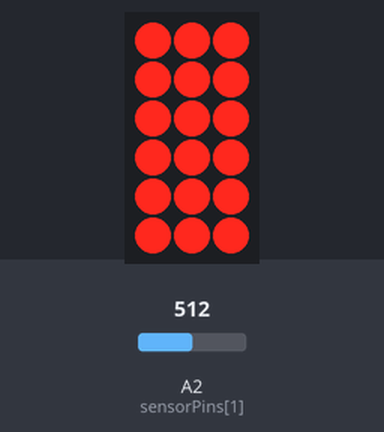
The sketch below on a simulated Arduino Uno, built with avr-gcc and run on an emulated ATmega328P. On the bench: 3×6 LED matrix. Wiring (inferred from the names in the program): LED matrix (orientation assumed): rows pin 8, pin 9, pin 10, pin 11, pin 12, pin 13; columns pin 7, pin 6, pin 5. The inputs (shaded band) are chosen by the test bench; at power-on: A2 (sensorPins[1]) = 512. Random numbers use the default seed unless the sketch sets one.

Above: at 3.4 s.
4.9 s: A2 (sensorPins[1]) set to 716
11.6 s: A2 (sensorPins[1]) set to 747
At 17.74 s:
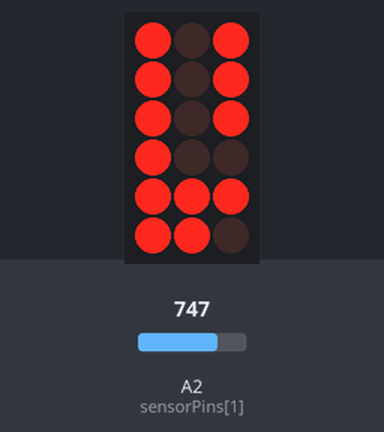
18.3 s: A2 (sensorPins[1]) set to 900
At 24.7 s:
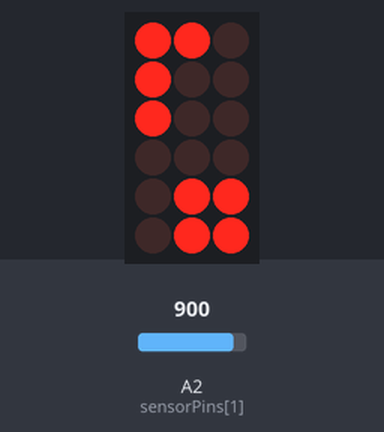
25.0 s: A2 (sensorPins[1]) set to 0
At 30.0 s:
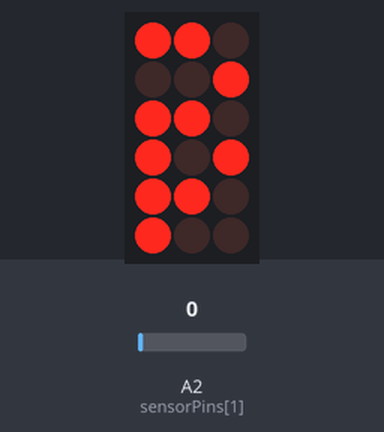

Measured:
- the behaviour switches between 730 and 731 on A2 (sensorPins[1]) (found by bisection; images 0 and 1)
- what the display in image 0 shows lasts 1.4 s, from 3.3 s to 4.7 s

The sketch:

Program5b_TwinkleSlower3.ino
```cpp
// Pius Wong, 4/28/2016
// personal project
// This program is supposed to have lights softly falling down row by row
// Modified from "White on White" program.  Arrays "row" and "col" may not be
// intuitively defined, because the original "White on White" grid program
// may have swapped rows and columns.  Here row[] describes the grounded wires
// going more or less vertically, while [col] has the powered wires running
// more or less horizontally.
// ===========================================================================
boolean debug = false;  // Turning this to "true" turns on the Serial monitor

// Set the LED variables
// LED pins for power rows, top to bottom
int row[] = {13, 12, 11, 10, 9, 8};
const int sizeRow = 6;
// LED pins for ground columns, left to right
int col[] = {7, 6, 5};
const int sizeCol = 3;
// LED pins for light sensor
int sensorPins[] = {A1, A2, A3};  // 0v, signal, 5v

// counters
int count = 0;   // initializing brightness array
int count2 = 0;  // initializing brightness array
int count3 = 0;  // multiplexing counter for PWM
int count4 = 0;  // time segment for PWM
int count5 = 0;  // tracking rows in PWM
int count5b = 0; // tracking cols in PWM
int count6 = 0;

// timing
// 21 ms PWM cycle time seems to work; 1/21 duty cycle still smooth
long cycletime = 1000; //us; 500 OK for 3 columns
int timesegments = 100;  // should divide evenly into cycletime.  Makes timestep divisible by # of cols, too?
                         // This sets smallest PWM increment, and hence smallest brightness increment
int timestep = cycletime/timesegments; // = cycletime/timesegments..
                                  // Can be directly defined because of variable type issues
unsigned long timenow;
int timeshift;
int maxcycletime = 15; // seconds

// brightness matrix variables
int brightness[sizeRow][sizeCol];
int ledPeriod[sizeRow][sizeCol];
int ledShift[sizeRow][sizeCol];
int minBrightness = .1*timesegments;

// sensing
boolean trigger = false;


void setup()
{

  // Initialize and turn off all LEDs.
  for (int count = 0; count < sizeCol; count++){
    pinMode(col[count], OUTPUT);
    digitalWrite(col[count], LOW);
  }
  for (int count = 0; count < sizeRow; count++){
    pinMode(row[count], OUTPUT);
    digitalWrite(row[count], LOW);
  }

  randomSeed(analogRead(A0));
  if (debug==true){
    Serial.begin(115200);
  }

  // Initialize brightness array.  It is ZERO-INDEXED!
  for (count=0; count < sizeRow; count++){
    for (count2=0; count2 < sizeCol; count2++){
      brightness[count][count2] = 0;
    }
  }

  // Initialize light sensor pins
  pinMode(sensorPins[0], OUTPUT);
  pinMode(sensorPins[2], OUTPUT);
  digitalWrite(sensorPins[0], LOW);  // 0v
  digitalWrite(sensorPins[2], HIGH); // 5v

}


void loop()
{

  // Sense environment
  int ambientLight = analogRead(sensorPins[1]); // 0 = darkest, 1023 = brightest
  if (debug==true){
    Serial.print("Ambient Light = ");
    Serial.println(ambientLight);    //debug
  }
  // Shorten the period when brighter ambient light.
  int periodMax = map(ambientLight, 0, 1023, maxcycletime, 1);  // last arguments set output range
  if (debug==true){
    Serial.print("PeriodMax = ");
    Serial.println(periodMax);  // debug
  }
//  // Increase minimum brightness when brighter out
//  minBrightness = 0.1*timesegments + 0.8*timesegments*map(ambientLight, 0, 1023, 0, 100)/100;
//  if (debug==true){
//    Serial.print("Min Brightness = ");
//    Serial.println(minBrightness);  // debug
//  }

  // set timing MAXIMUM, over all LEDs. Bias toward longer period when darker ambient light.
  int period = random(0.5*periodMax, periodMax); // seconds
  if (debug==true){
    Serial.print("Period = ");
    Serial.println(period);  // debug
  }
  unsigned long timecyclestart = millis();
  if (debug==true){
    Serial.print("Time Now = ");
    Serial.println(timenow);  // debug
  }
  boolean loopdone = false;

  // Set brightness matrix parameters according to max time. Each LED is individual.
  for(count6=0; count6<sizeRow; count6++){
    for(count3=0; count3<sizeCol; count3++){
      // Set periods for each LED.
      ledPeriod[count6][count3] = random(100*period, 1000*period); // milliseconds
      // Set time shifts for each LED.
      ledShift[count6][count3] = random(0, 1000*period - ledPeriod[count6][count3]); // milliseconds
      if (debug==true){
        Serial.println("Period matrix:");
        Serial.print(ledPeriod[count6][count3]); Serial.print(" "); // debug
      }
    }
    Serial.println("");
  }
  if (debug==true){
    Serial.println(" "); // debug
  }

  // Let LEDs shine through one full cycle
  while(loopdone == false)
  {

    // Get time
    timenow = millis();
    // .print("timenow = "); Serial.println(timenow);  // debug

    // Find time passed.  Correct it if time resets.
    unsigned long timePassed = timenow - timecyclestart;
    if (timePassed < 0){
      timePassed = timenow + 4294967295;  // timenow + max value of unsigned long
    }

    // Set brightness matrix according to brightness matrix parameters above while() loop.
    for(count6 = 0; count6<sizeRow; count6++)  // go row by row
    {
      for(count3 = 0; count3<sizeCol; count3++) // go col by col
      {
        // If the time window is right...
        if( timePassed <= (ledPeriod[count6][count3] + ledShift[count6][count3]) && // time < end of ledPeriod
            timePassed >= ledShift[count6][count3] ) // time > start of period
        {
          // ...set brightness according to a sinusoidal equation.  "timesegments" corresponds to brightness increments, too.
          float coeff = 2*3.14159*1000/ledPeriod[count6][count3];
          brightness[count6][count3] =  round( (timesegments-minBrightness)*0.5*(
                                        1 - cos( coeff*(timePassed-ledShift[count6][count3])/1000 ))
                                        + minBrightness);
                                      // the conversion to an int is necessary or else memory problems occur w/ array
          if (count3 == 2){ // Code added 4/30/16 as a correction for Column #3 (rightmost), which flickers when brightness = max...
            brightness[count6][count3] = brightness[count6][count3]-1;
          }

          if (brightness[count6][count3] < minBrightness){
            brightness[count6][count3] = minBrightness;
          }
        }
        else{  // Otherwise just set it to minimum.
          brightness[count6][count3] = minBrightness;
        }
      }
    }
//    //DEBUG:
//    brightness[1][2] = 98;
//    brightness[2][2] = 99;
//    brightness[3][2] = 100;
//    brightness[4][2] = 101;
//    Serial.print(brightness[1][2]); Serial.print(" ");
//    //DEBUG^^

    // Execute PWM column by column.  Do a set of time segements for each column, then recheck brightness.
    for (count5b=0; count5b < sizeCol; count5b++) // check col by col
    {
      int colOfInterest = count5b; // This is the column to adjust.
      // Prepare a column for activation; turn off the others.
      for (count3=0; count3 < sizeCol; count3++){
        if (count3 == colOfInterest){
          digitalWrite(col[count3], LOW);  // Ground the column of interest.
        }
        else if (count3 != colOfInterest){
          digitalWrite(col[count3], HIGH);  // Reverse-bias the column of interest.
        }
      }

      // Start one PWM cycle.  Every column get a full number of timesegements.
      // Default is LEDs are off. Turn on/off as needed for PWM.
      for (count4=0; count4 < timesegments; count4++)  // for 0 to (max-1)...
      {

        for (count5=0; count5 < sizeRow; count5++) // check row by row
        {
          int rowOfInterest = count5;  // This is the row to adjust.
          // Turn on LEDs at start of cycle if needed (if brightness > 0)
          if ( (count4 == 0) && (brightness[rowOfInterest][colOfInterest] > 0) ){
            digitalWrite(row[rowOfInterest], HIGH);
          }
          else if ( (count4 == 0) && brightness[rowOfInterest][colOfInterest] == 0 ){
            digitalWrite(row[rowOfInterest], LOW);
          }
          // If current time segment matches the intended brightness level...
          else if (count4 == brightness[rowOfInterest][colOfInterest]){
            // ...turn LED in that row off.
            digitalWrite(row[rowOfInterest], LOW);
          }
        }
        // Leave some time for the LEDs to do their thing for one column.
        delayMicroseconds(timestep);
        // Serial.println(micros()); // debug
      }

    }

    // Check if the cycle is done
    if( timePassed > (period*1000) )
    {
      loopdone = true;
    }

  }
}
```
